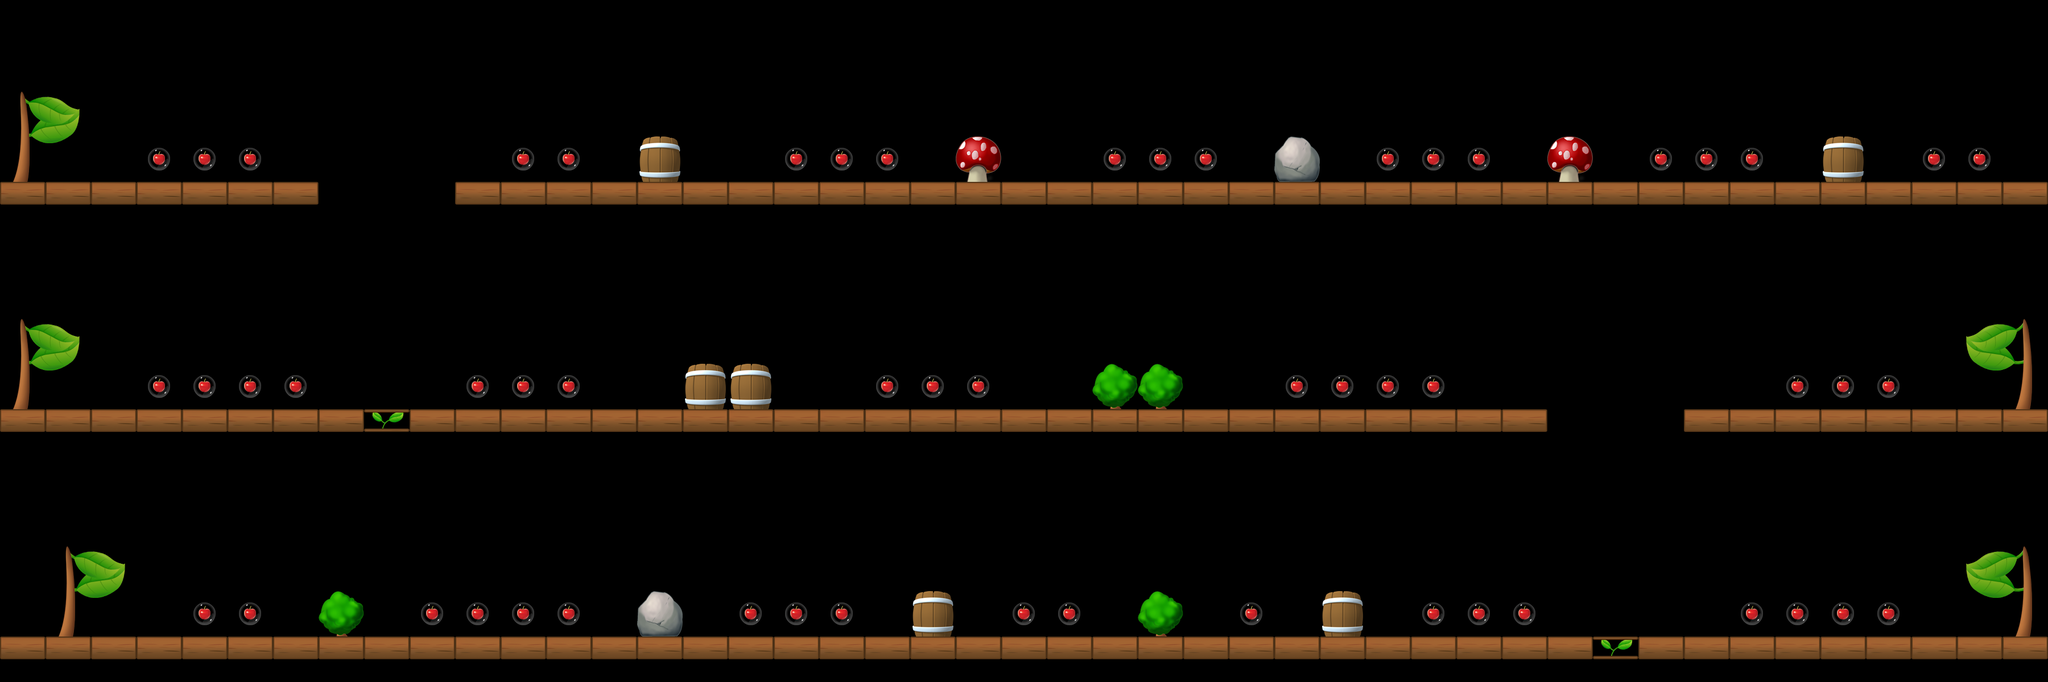

A 2D game scene composited from a Tiled map and its tileset images. What follows is a short description and the map's XML, with each tile layer's data collapsed to a summary:
An orthogonal 45x15 tile map with 80x80 px tiles, 1 tile layer (Level).

<map version="1.0" orientation="orthogonal" width="45" height="15" tilewidth="80" tileheight="80">
 <properties>
  <property name="StartDirection" value="0" />
 </properties>
 <tileset firstgid="1" name="Untitled" tilewidth="80" tileheight="80">
  <image source="tileset.png" width="640" height="320" />
 </tileset>
 <layer name="Level" width="45" height="15">
  <data>[675 cells, 219 non-empty, 16 distinct tile ids]</data>
 </layer>
</map>
